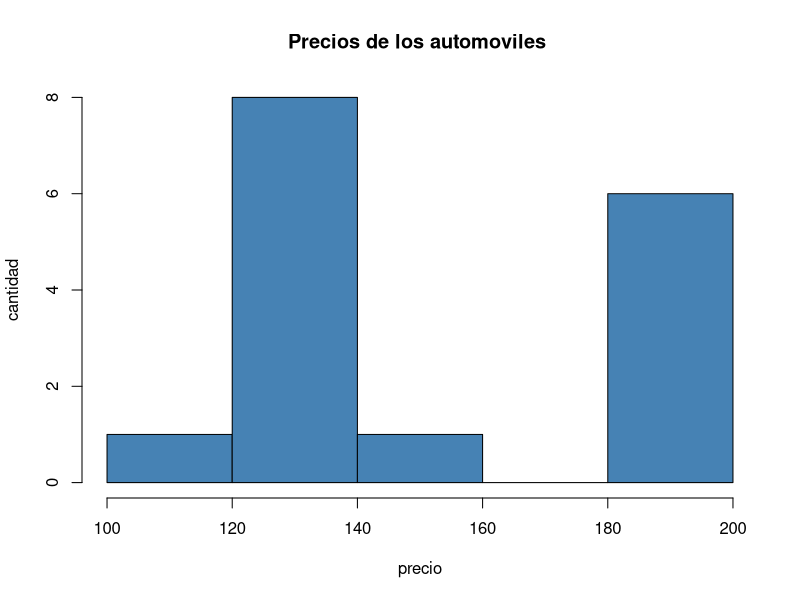
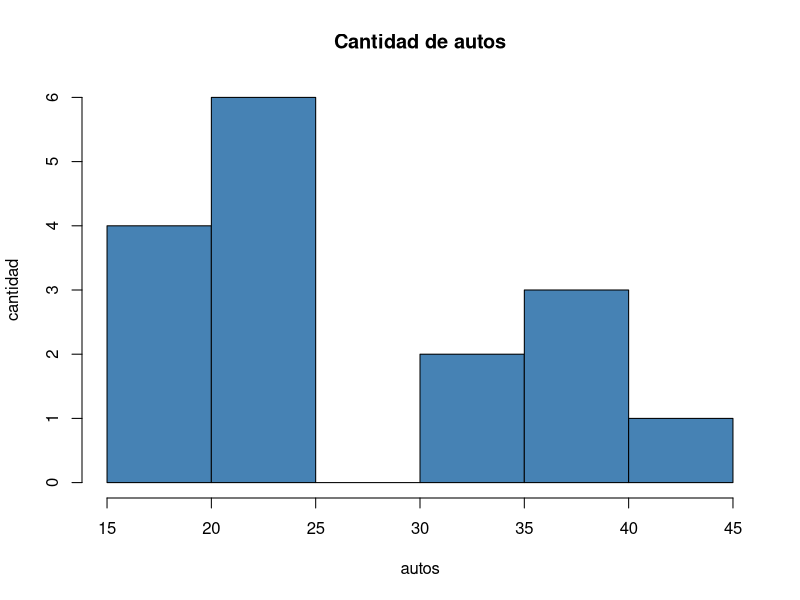
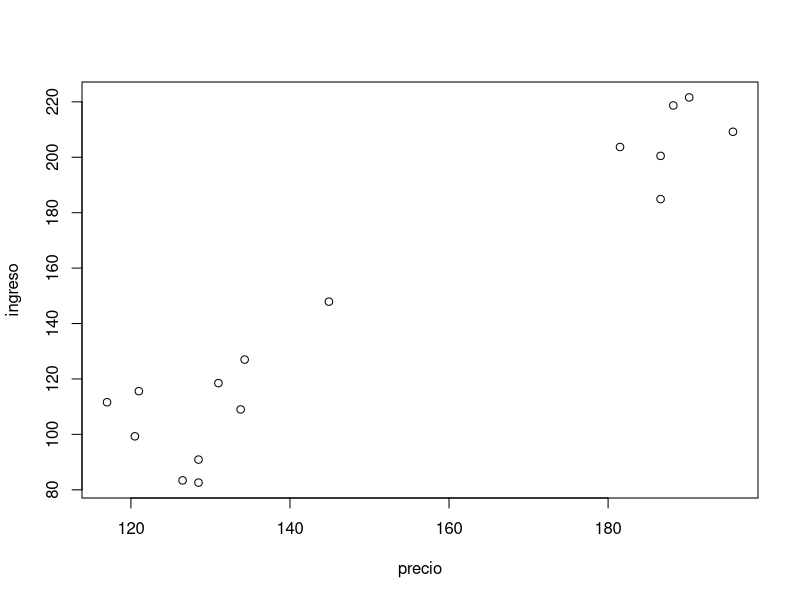

Reproduce these figures in R, in order.
# Examen Ivan Mujica
# Pregunta 1
# Leemos el archivo
datos  = read.csv("./datos_18_p.csv", header=TRUE)
datos

precio = datos$precio
ingreso = datos$ingreso
autos = datos$autos
ventas = datos$ventas
# estadisticos
datos
#
hist(precio, main = "Precios de los automoviles ",
     xlab = "precio", ylab = "cantidad",col = "steelblue")

hist(autos, main = "Cantidad de autos",
     xlab = "autos", ylab = "cantidad",
     col = "steelblue")

plot(precio, ingreso)

# Pregunta 2
# determinar los estadisticos de las 4 variables
# no summary
#variables
names(datos)


# precio
precio.minimo = min(precio) 
cat("El precio minimo es ", precio.minimo , "\n")
precio.maximo = max(precio)
cat("El el precio maximo es ", precio.maximo, "\n") # el valor maximo de la muestra es 195.7
precio.media = mean(precio)
cat("La media del precio es" , precio.media,  "\n")
precio.varianza = var(precio)
cat("La varianza del precio es", precio.varianza, "\n")
precio.mediana = median(precio)
cat("La mediana del precio es ", precio.mediana, "\n")
precio.desviacion = sd(precio)
cat("La desviacion estandar del precio ", precio.desviacion, " al rededor de la media", "\n")
precio.rango = IQR(precio)
cat("El rango del precio es ", precio.rango, "\n")
precio.cuartiles = quantile(precio)
cat("Los cuartiles del precio son", precio.cuartiles, "\n")

# ingreso
ingreso.minimo = min(ingreso) 
cat("El Ingreso minimo es ", ingreso.minimo , "\n")
ingreso.maximo = max(ingreso)
cat("El  Ingreso maximo es ", ingreso.maximo, "\n")
ingreso.media = mean(ingreso)
cat("La media del Ingreso es" , ingreso.media, "\n")
ingreso.varianza = var(ingreso)
cat("La varianza del Ingreso es", ingreso.varianza, "\n")
ingreso.mediana = median(ingreso)
cat("La mediana del Ingreso es ", ingreso.mediana, "\n")
ingreso.desviacion = sd(ingreso)
cat("La desviacion estandar del Ingreso ", ingreso.desviacion, "al rededor de la media", "\n")
ingreso.rango = IQR(ingreso)
cat("El rango del Ingreso es ", ingreso.rango, "\n")
ingreso.cuartiles = quantile(ingreso)
cat("Los cuartiles del Ingreso son", ingreso.cuartiles, "\n")

# autos
autos.minimo = min(autos) 
cat("El minimo de autos es ", autos.minimo , "\n")
autos.maximo = max(autos)
cat("El maximo numero de autos es ", autos.maximo, "\n")
autos.media = mean(autos)
cat("La media del numero de autos es" , autos.media, "\n")
autos.varianza = var(autos)
cat("La varianza del numero de autos es", autos.varianza, "\n")
autos.mediana = median(autos)
cat("La mediana del numero de autos es ", autos.mediana, "\n")
autos.desviacion = sd(autos)
cat("La desviacion estandar del numero de autos ", autos.desviacion, "al rededor de la media", "\n")
autos.rango = IQR(autos)
cat("El rango del numero de autos es ", autos.rango, "\n")
autos.cuartiles = quantile(autos)
cat("Los cuartiles del numero de autos son", autos.cuartiles, "\n")

# ventas
ventas.minimo = min(ventas) 
cat("El minimo valor  de ventas es ", ventas.minimo , "\n")
ventas.maximo = max(ventas)
cat("El maximo valor de ventas es ", ventas.maximo, "\n")
ventas.media = mean(ventas)
cat("La media del valor  de ventas es" ,ventas.media, "\n")
ventas.varianza = var(ventas)
cat("La varianza valor  de ventas es", ventas.varianza, "\n")
ventas.mediana = median(ventas)
cat("La mediana delvalor  de ventas es ",ventas.mediana, "\n")
ventas.desviacion = sd(ventas)
cat("La desviacion estandar valor  de ventas ", ventas.desviacion, "al rededor de la media", "\n")
ventas.rango = IQR(ventas)
cat("El rango del valor  de ventas es ", ventas.rango, "\n")
ventas.cuartiles = quantile(ventas)
cat("Los cuartiles del valor  de ventas", ventas.cuartiles, "\n")

##
# 3 PROBABILIDAD
# A
n=10
p=0.30
x=5
dbinom(x,n,p)


n=10
p=0.30
sum(dbinom(4:10,n,p))

n=10
p=0.30
sum(dbinom(0:5,n,p))

#B

media = 3.52
k = 3
dpois(k, media)

media = 3.52
k = 3:7
sum(dpois(k, media))

media = 3.52
k = 4
dpois(k, media)

# 4 Intervalos de confianza, se conoce sigma
intervalo_media=function(muestra,media,desviacion,nivel)
{
  p=(1+(nivel/100))/2
  zc<-qnorm(c(p),mean=0,sd=1,lower.tail=TRUE)
  i<-(zc*desviacion)/sqrt(muestra)
  cat("El intervalo de confianza para la media,\n")
  cat("al nivel de confianza",nivel,"%es,\n")
  cat("(",media-i,",",media+i,")\n")
}

##   Para precio
n=16
confianza =99
intervalo_media(n, precio.media, precio.desviacion, confianza)

n=16
confianza =99
intervalo_media(n, ingreso.media, ingreso.desviacion, confianza)

n=16
confianza =99
intervalo_media(n, autos.media, autos.desviacion, confianza)

n=16
confianza =0.99
intervalo_media(n, ventas.media, ventas.desviacion, confianza)


# 5

# A
#H0: mu_precio = 150, con significancia=0.06 

desviacion = precio.desviacion   
n  = 16 
media = precio.media
mu = 150     
zc = (media-mu)/(desviacion/(sqrt(n))) 
pnorm(zc)

#B
#H0: mu_ingreso = 160, con significancia=0.03
desviacion = ingreso.desviacion
n = 16        
media = ingreso.media
mu = 160      
zc = (media-mu)/(desviacion/(sqrt(n))) 
pnorm(zc)


